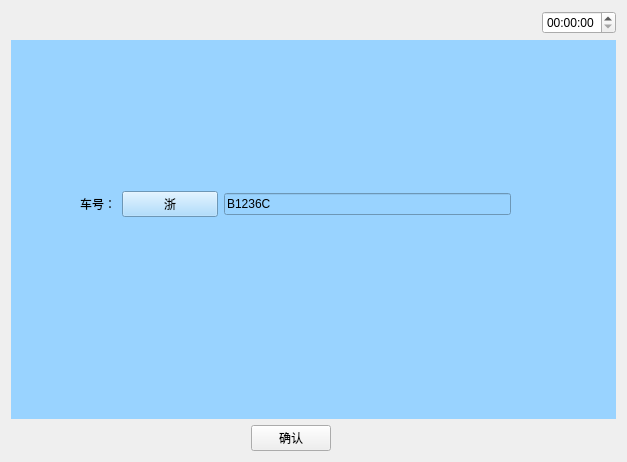
<?xml version="1.0" encoding="UTF-8"?>
<ui version="4.0">
 <class>Erciguobang_car</class>
 <widget class="QWidget" name="Erciguobang_car">
  <property name="geometry">
   <rect>
    <x>0</x>
    <y>0</y>
    <width>627</width>
    <height>462</height>
   </rect>
  </property>
  <property name="windowTitle">
   <string>Form</string>
  </property>
  <layout class="QVBoxLayout" name="verticalLayout_4" stretch="1,5,1">
   <item>
    <layout class="QHBoxLayout" name="horizontalLayout_5">
     <item>
      <widget class="QPushButton" name="pushButton">
       <property name="text">
        <string/>
       </property>
       <property name="icon">
        <iconset resource="myimages.qrc">
         <normaloff>:/image/images/4g.png</normaloff>:/image/images/4g.png</iconset>
       </property>
       <property name="flat">
        <bool>true</bool>
       </property>
      </widget>
     </item>
     <item>
      <widget class="QPushButton" name="pushButton_2">
       <property name="text">
        <string/>
       </property>
       <property name="icon">
        <iconset resource="myimages.qrc">
         <normaloff>:/image/images/wireless.svg</normaloff>:/image/images/wireless.svg</iconset>
       </property>
       <property name="flat">
        <bool>true</bool>
       </property>
      </widget>
     </item>
     <item>
      <widget class="QPushButton" name="pushButton_3">
       <property name="text">
        <string/>
       </property>
       <property name="icon">
        <iconset resource="myimages.qrc">
         <normaloff>:/image/images/bl.svg</normaloff>:/image/images/bl.svg</iconset>
       </property>
       <property name="flat">
        <bool>true</bool>
       </property>
      </widget>
     </item>
     <item>
      <widget class="QPushButton" name="pushButton_4">
       <property name="text">
        <string/>
       </property>
       <property name="icon">
        <iconset resource="myimages.qrc">
         <normaloff>:/image/images/locate.svg</normaloff>:/image/images/locate.svg</iconset>
       </property>
       <property name="flat">
        <bool>true</bool>
       </property>
      </widget>
     </item>
     <item>
      <spacer name="horizontalSpacer_4">
       <property name="orientation">
        <enum>Qt::Horizontal</enum>
       </property>
       <property name="sizeHint" stdset="0">
        <size>
         <width>40</width>
         <height>20</height>
        </size>
       </property>
      </spacer>
     </item>
     <item>
      <widget class="QTimeEdit" name="timeEdit_2"/>
     </item>
    </layout>
   </item>
   <item>
    <widget class="QWidget" name="widget" native="true">
     <property name="sizePolicy">
      <sizepolicy hsizetype="Preferred" vsizetype="Preferred">
       <horstretch>0</horstretch>
       <verstretch>0</verstretch>
      </sizepolicy>
     </property>
     <property name="contextMenuPolicy">
      <enum>Qt::DefaultContextMenu</enum>
     </property>
     <property name="styleSheet">
      <string notr="true">background-color: rgb(153, 211, 255);</string>
     </property>
     <layout class="QVBoxLayout" name="verticalLayout_2" stretch="2,0,2">
      <item>
       <layout class="QHBoxLayout" name="horizontalLayout">
        <item>
         <widget class="QLabel" name="label">
          <property name="text">
           <string/>
          </property>
         </widget>
        </item>
        <item>
         <spacer name="horizontalSpacer">
          <property name="orientation">
           <enum>Qt::Horizontal</enum>
          </property>
          <property name="sizeHint" stdset="0">
           <size>
            <width>40</width>
            <height>20</height>
           </size>
          </property>
         </spacer>
        </item>
        <item>
         <layout class="QVBoxLayout" name="verticalLayout"/>
        </item>
       </layout>
      </item>
      <item>
       <layout class="QHBoxLayout" name="horizontalLayout_10">
        <item>
         <widget class="QLabel" name="label_10">
          <property name="text">
           <string/>
          </property>
          <property name="alignment">
           <set>Qt::AlignRight|Qt::AlignTrailing|Qt::AlignVCenter</set>
          </property>
         </widget>
        </item>
        <item>
         <widget class="QLabel" name="label_11">
          <property name="text">
           <string/>
          </property>
         </widget>
        </item>
       </layout>
      </item>
      <item>
       <layout class="QVBoxLayout" name="verticalLayout_3">
        <item>
         <layout class="QHBoxLayout" name="horizontalLayout_3">
          <item>
           <widget class="QLabel" name="label_3">
            <property name="text">
             <string/>
            </property>
            <property name="alignment">
             <set>Qt::AlignRight|Qt::AlignTrailing|Qt::AlignVCenter</set>
            </property>
           </widget>
          </item>
          <item>
           <widget class="QLabel" name="label_4">
            <property name="text">
             <string/>
            </property>
           </widget>
          </item>
         </layout>
        </item>
        <item>
         <layout class="QHBoxLayout" name="horizontalLayout_4" stretch="1,1,3,1">
          <item>
           <widget class="QLabel" name="label_5">
            <property name="text">
             <string>车号：</string>
            </property>
            <property name="alignment">
             <set>Qt::AlignRight|Qt::AlignTrailing|Qt::AlignVCenter</set>
            </property>
           </widget>
          </item>
          <item>
           <widget class="QPushButton" name="carName1">
            <property name="text">
             <string>浙</string>
            </property>
           </widget>
          </item>
          <item>
           <widget class="QLineEdit" name="carName2">
            <property name="text">
             <string>B1236C</string>
            </property>
           </widget>
          </item>
          <item>
           <spacer name="horizontalSpacer_7">
            <property name="orientation">
             <enum>Qt::Horizontal</enum>
            </property>
            <property name="sizeHint" stdset="0">
             <size>
              <width>40</width>
              <height>20</height>
             </size>
            </property>
           </spacer>
          </item>
         </layout>
        </item>
        <item>
         <layout class="QHBoxLayout" name="horizontalLayout_6" stretch="1">
          <item>
           <widget class="QLabel" name="label_6">
            <property name="text">
             <string/>
            </property>
            <property name="alignment">
             <set>Qt::AlignRight|Qt::AlignTrailing|Qt::AlignVCenter</set>
            </property>
           </widget>
          </item>
         </layout>
        </item>
        <item>
         <layout class="QHBoxLayout" name="horizontalLayout_7" stretch=""/>
        </item>
        <item>
         <layout class="QHBoxLayout" name="horizontalLayout_8">
          <item>
           <spacer name="horizontalSpacer_3">
            <property name="orientation">
             <enum>Qt::Horizontal</enum>
            </property>
            <property name="sizeHint" stdset="0">
             <size>
              <width>40</width>
              <height>20</height>
             </size>
            </property>
           </spacer>
          </item>
          <item>
           <widget class="QLabel" name="label_8">
            <property name="text">
             <string/>
            </property>
            <property name="pixmap">
             <pixmap resource="myimages.qrc">:/image/images/chepai.jpg</pixmap>
            </property>
            <property name="scaledContents">
             <bool>true</bool>
            </property>
            <property name="alignment">
             <set>Qt::AlignRight|Qt::AlignTrailing|Qt::AlignVCenter</set>
            </property>
            <property name="wordWrap">
             <bool>false</bool>
            </property>
           </widget>
          </item>
          <item>
           <spacer name="horizontalSpacer_5">
            <property name="orientation">
             <enum>Qt::Horizontal</enum>
            </property>
            <property name="sizeHint" stdset="0">
             <size>
              <width>40</width>
              <height>20</height>
             </size>
            </property>
           </spacer>
          </item>
         </layout>
        </item>
       </layout>
      </item>
     </layout>
    </widget>
   </item>
   <item>
    <layout class="QHBoxLayout" name="horizontalLayout_2">
     <item>
      <spacer name="horizontalSpacer_6">
       <property name="orientation">
        <enum>Qt::Horizontal</enum>
       </property>
       <property name="sizeHint" stdset="0">
        <size>
         <width>40</width>
         <height>20</height>
        </size>
       </property>
      </spacer>
     </item>
     <item>
      <widget class="QPushButton" name="okbtn">
       <property name="text">
        <string>确认</string>
       </property>
      </widget>
     </item>
     <item>
      <spacer name="horizontalSpacer_2">
       <property name="orientation">
        <enum>Qt::Horizontal</enum>
       </property>
       <property name="sizeHint" stdset="0">
        <size>
         <width>40</width>
         <height>20</height>
        </size>
       </property>
      </spacer>
     </item>
     <item>
      <widget class="QPushButton" name="returnPage">
       <property name="text">
        <string/>
       </property>
       <property name="icon">
        <iconset resource="myimages.qrc">
         <normaloff>:/image/images/shangyiye.svg</normaloff>:/image/images/shangyiye.svg</iconset>
       </property>
       <property name="iconSize">
        <size>
         <width>40</width>
         <height>40</height>
        </size>
       </property>
       <property name="flat">
        <bool>true</bool>
       </property>
      </widget>
     </item>
    </layout>
   </item>
  </layout>
 </widget>
 <resources>
  <include location="myimages.qrc"/>
 </resources>
 <connections/>
</ui>
